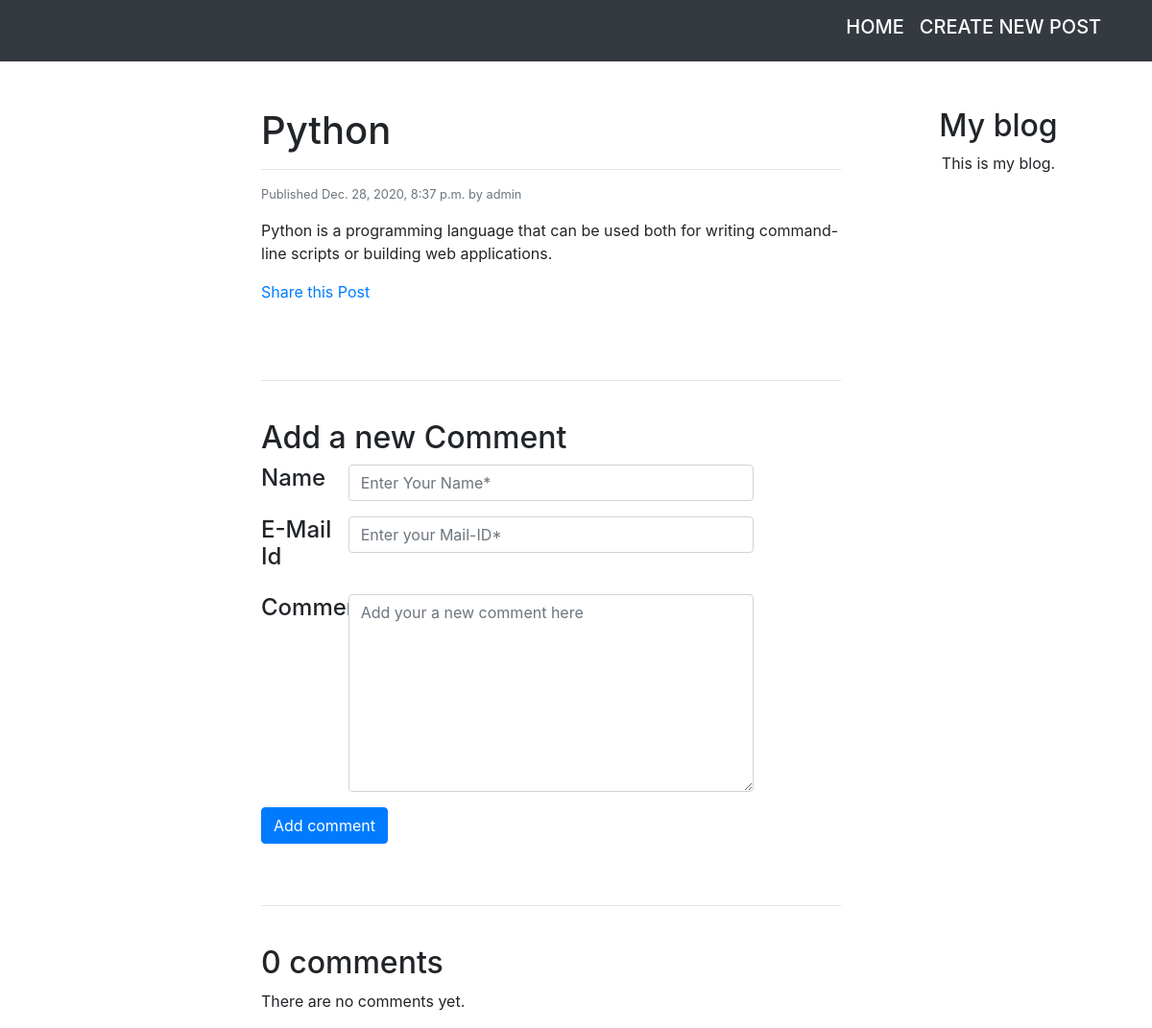
/blog/2020/12/28/python/, run on the app's committed database.
### blog/models.py (models this page shows, shortened)
class Post(models.Model):
    STATUS_CHOICES = (
        ('draft', 'Draft'),
        ('published', 'Published'),
    )
    title = models.CharField(max_length = 250)
    slug = models.SlugField(max_length = 250, unique_for_date = 'publish')
    author = models.ForeignKey(User, on_delete = models.CASCADE, related_name = 'blog_posts')
    body = models.TextField()
    publish = models.DateTimeField(default = timezone.now)
    created = models.DateTimeField(auto_now_add = True)
    updated = models.DateTimeField(auto_now = True)
    status = models.CharField(max_length = 10, choices = STATUS_CHOICES, default = 'draft')
    class Meta:
        ordering = ('-publish',)

### blog/views.py (the view, shortened to what this page needs)
# urls.py: path('<int:year>/<int:month>/<int:day>/<slug:post>/', views.post_detail, name='post_detail'),
def post_detail(request, year, month, day, post):
    post = get_object_or_404(Post,
        slug=post,
        status='published',
        publish__year=year,
        publish__month=month,
        publish__day=day
    )
    comments = post.comments.filter(active = True)
    new_comment = None
    request.method = 'GET'
    return render(request,'blog/post/detail.html',{
        'post': post,
        'comments': comments,
        'new_comment': new_comment,
    })

### cart/context_processors.py (called while the page is built)
def cart(request):
    return {'cart': Cart(request)}

### blog/templates/blog/post/detail.html (shortened to what this page needs)
{% extends "blog/base.html" %}
{% block content %}
  <h1>{{ post.title }}</h1><hr>
  <p class="date text-muted small">
    Published {{ post.publish }} by {{ post.author }}
  </p>
  {{ post.body|linebreaks }}
  <p>
    <a href="{% url 'blog:post_share' post.id %}">
      Share this Post
    </a>
  </p>
  <br><br><hr><br>
  {% if new_comment %}
    <h2>Your Comments has been added.</h2>
  {% else %}
    <h2>Add a new Comment</h2>
    <form class="form" action="." method="post">
      <div class="form-group row">
        <label for="Name" class="col-sm-2 h4">Name</label>
        <input class="form-control col-sm-8" id="title" type="text" class="form-control" name="Name" placeholder="Enter Your Name*" required>
      </div>
      <div class="form-group row">
        <label for="EID" class="col-sm-2 h4">E-Mail Id</label>
        <input class="form-control col-sm-8" id="EID" type="email" name="email" placeholder="Enter your Mail-ID*" required>
      </div>
      <div class="form-group row">
        <label for="content" class="col-sm-2 h4">Comments</label>
        <textarea class="form-control col-sm-8" id="content" name="body" rows="8" placeholder="Add your a new comment here" required></textarea>
      </div>
      <input class="btn btn-primary" type="submit" value="Add comment">
    </form>
  {% endif %}
  <br><br><hr><br>
  {% with comments.count as total_comments %}
    <h2>
      {{ total_comments }} comment{{ total_comments|pluralize }}
    </h2>
  {% endwith %}
  {% for comment in comments %}
    <div class="comment">
      <h3>Comment by <b>{{ comment.name }} <small class="small text-muted">({{ comment.email }})</small></b></h3>
      <br>
      <p class="info text-muted small">
        {{ comment.created }}
      </p>
      {{ comment.body|linebreaks }}
      <br><hr><br>
    </div>
  {% empty %}
    <p>There are no comments yet.</p>
  {% endfor %}
{% endblock %}

### data on the page
Post: title "Python", publish "Dec. 28, 2020, 8:37 p.m.", author "admin", body "Python is a programming language that can be used both for writing command-line scripts or building web applications."

### other printed values
{{ total_comments }} "0"
